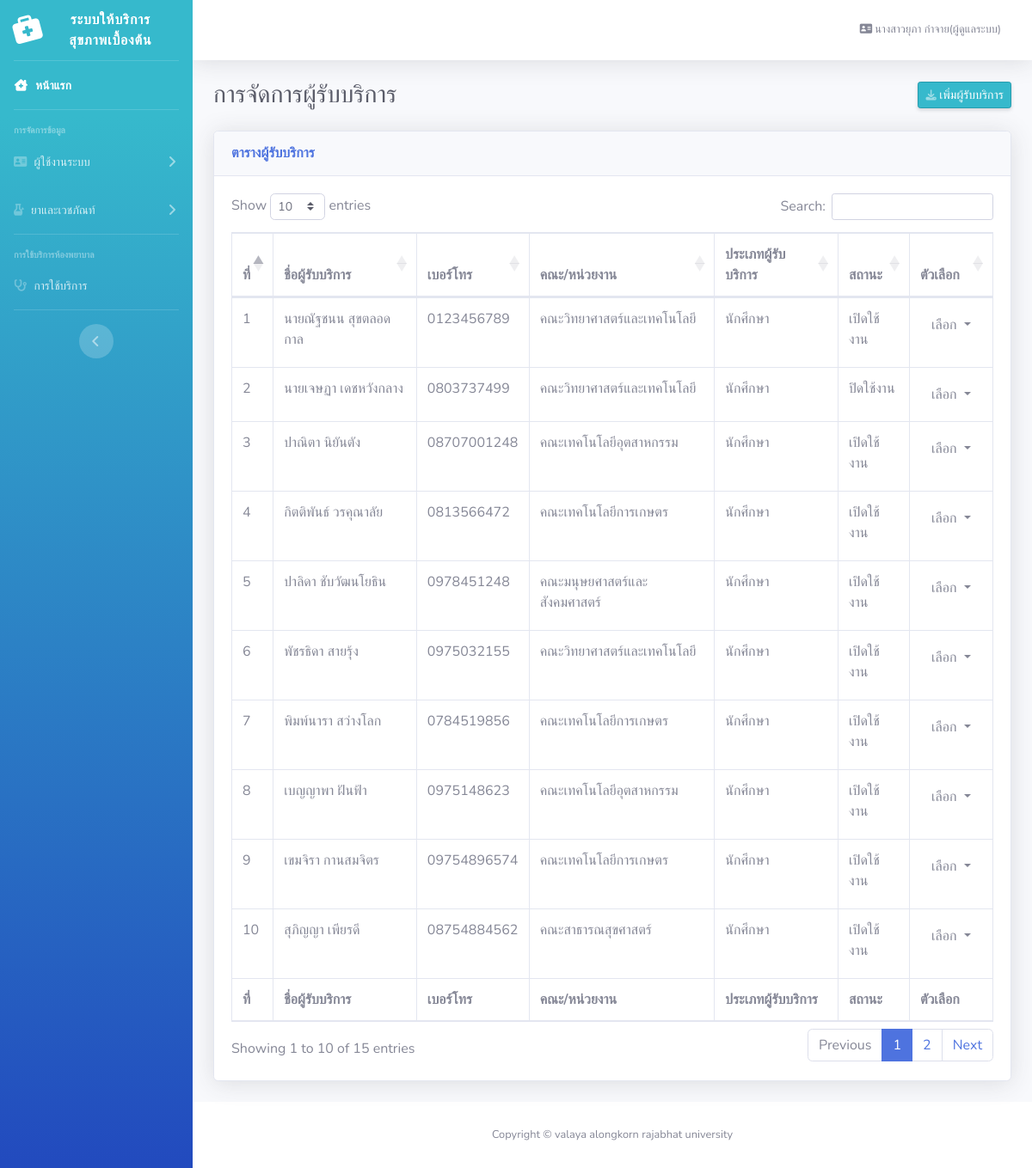
Page /user_manage.php (signed in) on the committed database.
### tables this page shows
CREATE TABLE `user` (
  `user_id` int(11) NOT NULL COMMENT 'รหัสผู้ใช้',
  `user_namel` varchar(100) NOT NULL COMMENT 'ชื่อสกุล',
  `fac_id` int(11) NOT NULL COMMENT 'คณะ',
  `tel` varchar(11) NOT NULL COMMENT 'เบอร์โทร\r\n',
  `username` varchar(255) NOT NULL COMMENT 'ชื่อผู้ใช้',
  `password` varchar(255) NOT NULL COMMENT 'รหัสผ่าน',
  `active` int(11) NOT NULL DEFAULT 0 COMMENT 'การเปิดใช้งาน',
  `status` int(11) NOT NULL DEFAULT 0 COMMENT 'การลบ\r\n',
  `Ulevel` int(3) NOT NULL COMMENT 'ประเภทการเข้าถึงUI',
  `cata` int(20) NOT NULL COMMENT 'ประเภทผู้ใช้',
  `druga` varchar(255) NOT NULL COMMENT 'การแพ้ยา'
);

CREATE TABLE `fac` (
  `fac_id` int(11) NOT NULL,
  `fac_name` varchar(100) NOT NULL,
  `fac_active` int(11) NOT NULL DEFAULT 0,
  `fac_status` int(11) NOT NULL DEFAULT 0
);

### user_manage.php (the view, shortened to what this page needs)
<?php
require_once 'db_connect.php';
    if($_SESSION['Ulevel'] == '1'){
        $user_id = $_SESSION['user_id'];
        $sql = "SELECT user.user_id, user.user_namel, user.fac_id,
        user.tel, user.username, user.password, user.active, user.status,
        user.Ulevel, user.cata, user.druga, fac.fac_name FROM user
        INNER JOIN fac ON user.fac_id = fac.fac_id WHERE user_id = {$user_id}";
        $query = $connect->query($sql);
        $result = $query->fetch_assoc();
?>
<!DOCTYPE html>
<html lang="en">
<head>
    <link href="vendor/fontawesome-free/css/all.min.css" rel="stylesheet" type="text/css">
    <link href="css/sb-admin-2.min.css" rel="stylesheet">
    <link href="vendor/datatables/dataTables.bootstrap4.min.css" rel="stylesheet">
</head>
<body id="page-top">
    <div id="wrapper">
        <ul class="navbar-nav bg-gradient-primary sidebar sidebar-dark accordion" id="accordionSidebar">
            <a class="sidebar-brand d-flex align-items-center justify-content-center" href="index.php">
                <div class="sidebar-brand-icon rotate-n-15">
                <i class="fas fa-briefcase-medical"></i>
                </div>
                <div class="sidebar-brand-text mx-3">ระบบให้บริการสุขภาพเบื้องต้น </div>
            </a>
            <hr class="sidebar-divider my-0">
            <li class="nav-item active">
                <a class="nav-link" href="index.php">
                    <i class="fas fa-fw fa-clinic-medical"></i>
                    <span>หน้าแรก</span></a>
            </li>
            <hr class="sidebar-divider">
            <div class="sidebar-heading">
                การจัดการข้อมูล
            </div>
            <li class="nav-item">
                <a class="nav-link collapsed" href="#" data-toggle="collapse" data-target="#collapseTwo"
                    aria-expanded="true" aria-controls="collapseTwo">
                    <i class="fas fa-address-card"></i>
                    <span>ผู้ใช้งานระบบ</span>
                </a>
            </li>
            <li class="nav-item">
                <a class="nav-link collapsed" href="#" data-toggle="collapse" data-target="#collapseUtilities"
                    aria-expanded="true" aria-controls="collapseUtilities">
                    <i class="fas fa-bong"></i>
                    <span>ยาและเวชภัณท์</span>
                </a>
            </li>
            <hr class="sidebar-divider">
            <div class="sidebar-heading">
               การใช้บริการห้องพยาบาล
            </div>
            <li class="nav-item">
                <a class="nav-link" href="tables.php">
                     <i class="fas fa-2x fa-stethoscope"></i>
                    <span>การใช้บริการ</span></a>
            </li>
            <hr class="sidebar-divider d-none d-md-block">
            <div class="text-center d-none d-md-inline">
                <button class="rounded-circle border-0" id="sidebarToggle"></button>
            </div>
        </ul>
        <div id="content-wrapper" class="d-flex flex-column">
            <div id="content">
                <nav class="navbar navbar-expand navbar-light bg-white topbar mb-4 static-top shadow">
                    <ul class="navbar-nav ml-auto">
                        <li class="nav-item dropdown no-arrow">
                            <a class="nav-link dropdown-toggle" href="#" id="userDropdown" role="button"
                                data-toggle="dropdown" aria-haspopup="true" aria-expanded="false">
                                <span class="mr-2 d-none d-lg-inline text-gray-600 small"><i class="fas fa-address-card"></i> <?php echo $result['user_namel']."(ผู้ดูแลระบบ)"; ?></span>
                            </a>
                        </li>
                    </ul>
                </nav>
                <div class="container-fluid">
                    <div class="d-sm-flex align-items-center justify-content-between mb-4">
                        <h1 class="h3 mb-0 text-gray-800">การจัดการผู้รับบริการ</h1>
                        <a href="#" class="d-none d-sm-inline-block btn btn-sm btn-primary shadow-sm" href="#" data-toggle="modal" data-target="#adduserModal"> เพิ่มผู้รับบริการ</a>
                    </div>
                    <div class="card shadow mb-4">
                        <div class="card-header py-3">
                            <h6 class="m-0 font-weight-bold text-primary">ตารางผู้รับบริการ</h6>
                        </div>
                        <div class="card-body">
                            <div class="table-responsive">
                                <table class="table table-bordered" id="dataTable" width="100%" cellspacing="0">
                                    <thead>
                                        <tr>
                                            <th>ที่</th>
                                            <th>ชื่อผู้รับบริการ</th>
                                            <th>เบอร์โทร</th>
                                            <th>คณะ/หน่วยงาน</th>
                                            <th>ประเภทผู้รับบริการ</th>
                                            <th>สถานะ</th>
                                            <th>ตัวเลือก</th>
                                        </tr>
                                    </thead>
                                    <tfoot>
                                        <tr>
                                            <th>ที่</th>
                                            <th>ชื่อผู้รับบริการ</th>
                                            <th>เบอร์โทร</th>
                                            <th>คณะ/หน่วยงาน</th>
                                            <th>ประเภทผู้รับบริการ</th>
                                            <th>สถานะ</th>
                                            <th>ตัวเลือก</th>
                                        </tr>
                                    </tfoot>
                                    <tbody>
                                    <?php $sqlr = "SELECT user.user_id, user.user_namel, user.fac_id,
                                                    user.tel, user.username, user.password, user.active, user.status,
                                                    user.Ulevel, user.cata, user.druga, fac.fac_name FROM user
                                                    INNER JOIN fac ON user.fac_id = fac.fac_id
                                                    WHERE user.status = 1 AND Ulevel = 3" ;
                                        $resulto = $connect->query($sqlr);
                                        $x = 1;
                                        while($row = $resulto->fetch_array()) {
                                        ?>
                                        <tr>
                                        <td> <?php echo $x++; ?></td>
                                            <td><?php echo $row['user_namel']; ?></td>
                                            <td><?php echo $row['tel']; ?></td>
                                            <td><?php echo $row['fac_name']; ?></td>
                                            <td><?php $cata = $row['cata'];
                                            if ($cata == 1){
                                                $catat ="นักศึกษา";
                                              }elseif($cata == 2){
                                                $catat ="คณาจารย์";
                                              }elseif($cata == 3){
                                                $catat ="บุคลากรสายสนับสนุน";
                                              }elseif($cata == 4){
                                                $catat ="กลุ่มแม่บ้าน";
                                              }elseif($cata == 5){
                                                $catat ="นักเรียนโรงเรียนโรงเรียนสาธิต";
                                              }
                                            echo $catat  ?> </td>
                                            <td><?php  $active = "";
                                                        if($row['active'] == 1) {
                                                            $active = "<label class='label label-success'>เปิดใช้งาน</label>";
                                                        } else if($row['active'] == 2){
                                                            $active = "<label class='label label-danger'>ปิดใช้งาน</label>";
                                                        } echo $active; ?></td>
                                            <td><div class="btn-group">
                                                <button type="button" class="btn btn-default dropdown-toggle" data-toggle="dropdown" aria-haspopup="true" aria-expanded="false">
                                                    เลือก <span class="caret"></span>
                                                </button>
                                                </div></td>
                                        </tr>
                                        <?php } ?>
                                    </tbody>
                                </table>
                            </div>
                        </div>
                    </div>
                </div>
            </div>
            <footer class="sticky-footer bg-white">
                <div class="container my-auto">
                    <div class="copyright text-center my-auto">
                        <span>Copyright &copy; valaya alongkorn rajabhat university</span>
                    </div>
                </div>
            </footer>
        </div>
    </div>
</body>
</html>
<?php } ?>

### rows in the picture
user: user_namel "นางสาวยุภา กำจาย"
user: user_namel "นายณัฐชนน สุขตลอดกาล", tel "0123456789", fac.fac_name "คณะวิทยาศาสตร์และเทคโนโลยี", cata "นักศึกษา", active "เปิดใช้งาน"
user: user_namel "นายเจษฏา เดชหวังกลาง", tel "0803737499", fac.fac_name "คณะวิทยาศาสตร์และเทคโนโลยี", cata "นักศึกษา", active "ปิดใช้งาน"
user: user_namel "ปาณิตา นิยันตัง", tel "08707001248", fac.fac_name "คณะเทคโนโลยีอุตสาหกรรม", cata "นักศึกษา", active "เปิดใช้งาน"
user: user_namel "กิตติพันธ์ วรคุณาลัย", tel "0813566472", fac.fac_name "คณะเทคโนโลยีการเกษตร", cata "นักศึกษา", active "เปิดใช้งาน"
user: user_namel "ปาลิดา ชับวัฒนโยธิน", tel "0978451248", fac.fac_name "คณะมนุษยศาสตร์และสังคมศาสตร์", cata "นักศึกษา", active "เปิดใช้งาน"
user: user_namel "พัชรธิดา สายรุ้ง", tel "0975032155", fac.fac_name "คณะวิทยาศาสตร์และเทคโนโลยี", cata "นักศึกษา", active "เปิดใช้งาน"
user: user_namel "พิมพ์นารา สว่างโลก", tel "0784519856", fac.fac_name "คณะเทคโนโลยีการเกษตร", cata "นักศึกษา", active "เปิดใช้งาน"
user: user_namel "เบญญาพา ฝันฟ้า", tel "0975148623", fac.fac_name "คณะเทคโนโลยีอุตสาหกรรม", cata "นักศึกษา", active "เปิดใช้งาน"
user: user_namel "เขมจิรา กานสมจิตร", tel "09754896574", fac.fac_name "คณะเทคโนโลยีการเกษตร", cata "นักศึกษา", active "เปิดใช้งาน"
user: user_namel "สุภิญญา เพียรดี", tel "08754884562", fac.fac_name "คณะสาธารณสุขศาสตร์", cata "นักศึกษา", active "เปิดใช้งาน"
